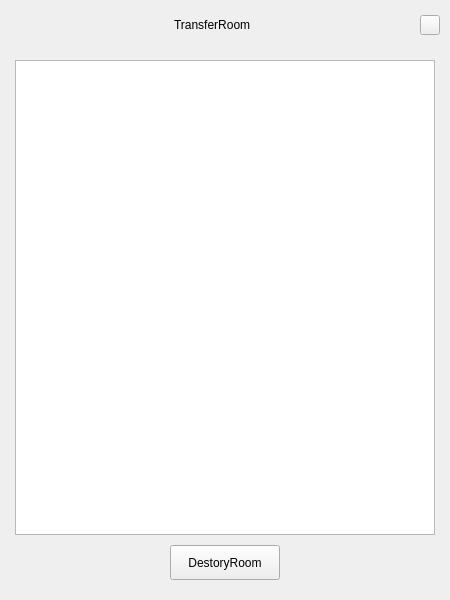
<?xml version="1.0" encoding="UTF-8"?>
<ui version="4.0">
 <class>TransferRoomController</class>
 <widget class="QWidget" name="TransferRoomController">
  <property name="geometry">
   <rect>
    <x>0</x>
    <y>0</y>
    <width>450</width>
    <height>600</height>
   </rect>
  </property>
  <property name="windowTitle">
   <string>TransferRoomController</string>
  </property>
  <layout class="QVBoxLayout" name="verticalLayout">
   <property name="spacing">
    <number>5</number>
   </property>
   <property name="leftMargin">
    <number>0</number>
   </property>
   <property name="topMargin">
    <number>0</number>
   </property>
   <property name="rightMargin">
    <number>0</number>
   </property>
   <property name="bottomMargin">
    <number>20</number>
   </property>
   <item>
    <widget class="QWidget" name="head_widget" native="true">
     <property name="minimumSize">
      <size>
       <width>0</width>
       <height>50</height>
      </size>
     </property>
     <property name="maximumSize">
      <size>
       <width>16777215</width>
       <height>50</height>
      </size>
     </property>
     <layout class="QVBoxLayout" name="verticalLayout_3">
      <property name="spacing">
       <number>0</number>
      </property>
      <property name="leftMargin">
       <number>10</number>
      </property>
      <property name="topMargin">
       <number>0</number>
      </property>
      <property name="rightMargin">
       <number>10</number>
      </property>
      <property name="bottomMargin">
       <number>0</number>
      </property>
      <item>
       <layout class="QHBoxLayout" name="horizontalLayout">
        <property name="spacing">
         <number>5</number>
        </property>
        <item>
         <spacer name="horizontalSpacer">
          <property name="orientation">
           <enum>Qt::Horizontal</enum>
          </property>
          <property name="sizeHint" stdset="0">
           <size>
            <width>40</width>
            <height>20</height>
           </size>
          </property>
         </spacer>
        </item>
        <item>
         <widget class="QLabel" name="title_label">
          <property name="minimumSize">
           <size>
            <width>0</width>
            <height>30</height>
           </size>
          </property>
          <property name="maximumSize">
           <size>
            <width>16777215</width>
            <height>30</height>
           </size>
          </property>
          <property name="text">
           <string>TransferRoom</string>
          </property>
         </widget>
        </item>
        <item>
         <spacer name="horizontalSpacer_2">
          <property name="orientation">
           <enum>Qt::Horizontal</enum>
          </property>
          <property name="sizeHint" stdset="0">
           <size>
            <width>40</width>
            <height>20</height>
           </size>
          </property>
         </spacer>
        </item>
        <item>
         <widget class="QPushButton" name="close_btn">
          <property name="minimumSize">
           <size>
            <width>20</width>
            <height>20</height>
           </size>
          </property>
          <property name="maximumSize">
           <size>
            <width>20</width>
            <height>20</height>
           </size>
          </property>
          <property name="text">
           <string/>
          </property>
         </widget>
        </item>
       </layout>
      </item>
     </layout>
    </widget>
   </item>
   <item>
    <widget class="QWidget" name="master_widget" native="true">
     <property name="minimumSize">
      <size>
       <width>0</width>
       <height>200</height>
      </size>
     </property>
     <layout class="QVBoxLayout" name="verticalLayout_2">
      <property name="leftMargin">
       <number>15</number>
      </property>
      <property name="topMargin">
       <number>5</number>
      </property>
      <property name="rightMargin">
       <number>15</number>
      </property>
      <property name="bottomMargin">
       <number>5</number>
      </property>
      <item>
       <layout class="QHBoxLayout" name="horizontalLayout_3">
        <property name="spacing">
         <number>0</number>
        </property>
        <property name="leftMargin">
         <number>0</number>
        </property>
        <property name="rightMargin">
         <number>0</number>
        </property>
        <item>
         <widget class="QListWidget" name="member_list"/>
        </item>
       </layout>
      </item>
     </layout>
    </widget>
   </item>
   <item>
    <layout class="QHBoxLayout" name="horizontalLayout_4">
     <property name="spacing">
      <number>20</number>
     </property>
     <item>
      <spacer name="horizontalSpacer_5">
       <property name="orientation">
        <enum>Qt::Horizontal</enum>
       </property>
       <property name="sizeHint" stdset="0">
        <size>
         <width>40</width>
         <height>20</height>
        </size>
       </property>
      </spacer>
     </item>
     <item>
      <widget class="QPushButton" name="destory_room_btn">
       <property name="minimumSize">
        <size>
         <width>110</width>
         <height>35</height>
        </size>
       </property>
       <property name="maximumSize">
        <size>
         <width>110</width>
         <height>35</height>
        </size>
       </property>
       <property name="text">
        <string>DestoryRoom</string>
       </property>
      </widget>
     </item>
     <item>
      <spacer name="horizontalSpacer_6">
       <property name="orientation">
        <enum>Qt::Horizontal</enum>
       </property>
       <property name="sizeHint" stdset="0">
        <size>
         <width>40</width>
         <height>20</height>
        </size>
       </property>
      </spacer>
     </item>
    </layout>
   </item>
  </layout>
 </widget>
 <resources/>
 <connections/>
</ui>
